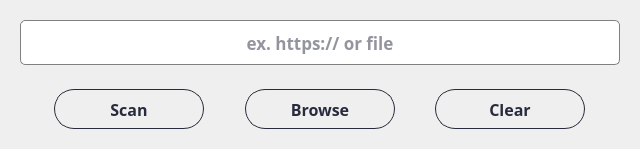
               <widget class="QWidget" name="widget_81" native="true">
                <layout class="QVBoxLayout" name="verticalLayout_50">
                 <item alignment="Qt::AlignHCenter">
                  <widget class="QWidget" name="widget_83" native="true">
                   <layout class="QVBoxLayout" name="verticalLayout_51">
                    <item>
                     <widget class="QLineEdit" name="lineEdit_malware">
                      <property name="minimumSize">
                       <size>
                        <width>600</width>
                        <height>45</height>
                       </size>
                      </property>
                      <property name="font">
                       <font>
                        <family>Bahnschrift SemiBold</family>
                        <pointsize>13</pointsize>
                        <weight>75</weight>
                        <bold>true</bold>
                       </font>
                      </property>
                      <property name="styleSheet">
                       <string notr="true">QLineEdit {
  border: 1px solid gray;
  color: rgba(40,43,61,255);
  border-radius: 5px;
}

QLineEdit:hover {
  border: 2px solid;
  border-color: rgba(0,143,255,255);
}
QLineEdit:focus {
  border: 1px solid;
  border-color: rgba(88,199,141,255);
}
</string>
                      </property>
                      <property name="alignment">
                       <set>Qt::AlignCenter</set>
                      </property>
                      <property name="placeholderText">
                       <string>ex. https:// or file</string>
                      </property>
                     </widget>
                    </item>
                   </layout>
                  </widget>
                 </item>
                 <item>
                  <widget class="QWidget" name="widget_82" native="true">
                   <layout class="QHBoxLayout" name="horizontalLayout_34">
                    <item alignment="Qt::AlignHCenter">
                     <widget class="QPushButton" name="btn_scanMalware">
                      <property name="minimumSize">
                       <size>
                        <width>150</width>
                        <height>40</height>
                       </size>
                      </property>
                      <property name="maximumSize">
                       <size>
                        <width>150</width>
                        <height>40</height>
                       </size>
                      </property>
                      <property name="font">
                       <font>
                        <family>Bahnschrift SemiBold</family>
                        <pointsize>12</pointsize>
                        <weight>75</weight>
                        <bold>true</bold>
                       </font>
                      </property>
                      <property name="cursor">
                       <cursorShape>PointingHandCursor</cursorShape>
                      </property>
                      <property name="styleSheet">
                       <string notr="true">QPushButton {    
    border: 1px solid rgba(40,43,61,255) ;
    border-radius: 20px;
    padding: 5px 10px;
	color: rgba(40,43,61,255) ;
}

QPushButton:hover {
    background-color: ;
}
</string>
                      </property>
                      <property name="text">
                       <string>Scan</string>
                      </property>
                      <property name="icon">
                       <iconset>
                        <normaloff>../icons/icon-scan.png</normaloff>../icons/icon-scan.png</iconset>
                      </property>
                      <property name="iconSize">
                       <size>
                        <width>30</width>
                        <height>30</height>
                       </size>
                      </property>
                     </widget>
                    </item>
                    <item>
                     <widget class="QPushButton" name="btn_browseMalware">
                      <property name="minimumSize">
                       <size>
                        <width>150</width>
                        <height>40</height>
                       </size>
                      </property>
                      <property name="maximumSize">
                       <size>
                        <width>150</width>
                        <height>40</height>
                       </size>
                      </property>
                      <property name="font">
                       <font>
                        <family>Bahnschrift SemiBold</family>
                        <pointsize>12</pointsize>
                        <weight>75</weight>
                        <bold>true</bold>
                       </font>
                      </property>
                      <property name="cursor">
                       <cursorShape>PointingHandCursor</cursorShape>
                      </property>
                      <property name="styleSheet">
                       <string notr="true">QPushButton {    
    border: 1px solid rgba(40,43,61,255) ;
    border-radius: 20px;
    padding: 5px 10px;
	color: rgba(40,43,61,255) ;
}

QPushButton:hover {
    background-color: ;
}
</string>
                      </property>
                      <property name="text">
                       <string>Browse</string>
                      </property>
                      <property name="icon">
                       <iconset>
                        <normaloff>../icons/icon-folder.png</normaloff>../icons/icon-folder.png</iconset>
                      </property>
                      <property name="iconSize">
                       <size>
                        <width>30</width>
                        <height>30</height>
                       </size>
                      </property>
                     </widget>
                    </item>
                    <item alignment="Qt::AlignHCenter">
                     <widget class="QPushButton" name="btn_clearMalware">
                      <property name="minimumSize">
                       <size>
                        <width>150</width>
                        <height>40</height>
                       </size>
                      </property>
                      <property name="maximumSize">
                       <size>
                        <width>150</width>
                        <height>40</height>
                       </size>
                      </property>
                      <property name="font">
                       <font>
                        <family>Bahnschrift SemiBold</family>
                        <pointsize>12</pointsize>
                        <weight>75</weight>
                        <bold>true</bold>
                       </font>
                      </property>
                      <property name="cursor">
                       <cursorShape>PointingHandCursor</cursorShape>
                      </property>
                      <property name="styleSheet">
                       <string notr="true">QPushButton {    
    border: 1px solid rgba(40,43,61,255) ;
    border-radius: 20px;
    padding: 5px 10px;
	color: rgba(40,43,61,255) ;
}

QPushButton:hover {
    background-color: ;
}
</string>
                      </property>
                      <property name="text">
                       <string>Clear</string>
                      </property>
                      <property name="icon">
                       <iconset>
                        <normaloff>../icons/icon-clear.png</normaloff>../icons/icon-clear.png</iconset>
                      </property>
                      <property name="iconSize">
                       <size>
                        <width>30</width>
                        <height>30</height>
                       </size>
                      </property>
                     </widget>
                    </item>
                   </layout>
                  </widget>
                 </item>
                </layout>
               </widget>
